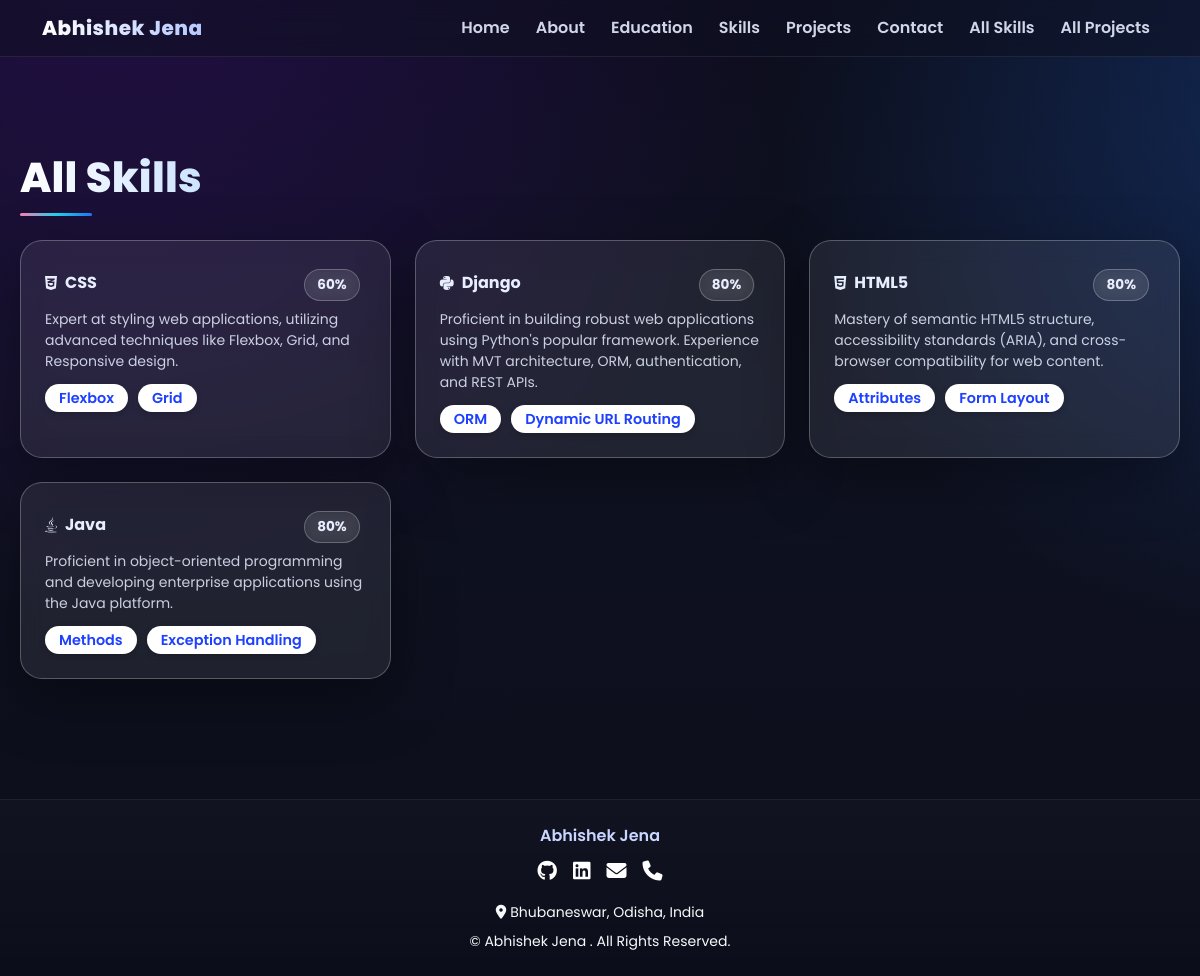
Screenshot of /skills/ with the database file from the repository.
### main/models.py (models this page shows, shortened)
class Skill(models.Model):
    SKILL_TYPES = [
        ('technical', 'Technical'),
        ('soft', 'Soft Skill'),
        ('tools', 'Tools & Tech'),
    ]
    name = models.CharField(max_length=100)
    description = models.TextField(blank=True)
    proficiency = models.PositiveIntegerField(default=80)
    skill_type = models.CharField(max_length=20, choices=SKILL_TYPES, default='technical')
    icon = models.CharField(max_length=50, blank=True)
    tags = models.ManyToManyField(SkillTag, blank=True, related_name='skills')
    is_featured = models.BooleanField(default=False)
    class Meta:
        ordering = ['-is_featured', 'skill_type', 'name']

class SkillTag(models.Model):
    name = models.CharField(max_length=40, unique=True)

class Profile(models.Model):
    name = models.CharField(max_length=100, default="Your Name")
    tagline = models.CharField(max_length=200, default="Full Stack Developer")
    about = models.TextField(blank=True)
    profile_image = models.URLField(blank=True, null=True, help_text="Paste Cloudinary Image URL")
    cv_file = models.URLField(blank=True, null=True, help_text="Paste your CV Google Drive/Cloud link")
    github_url = models.URLField(blank=True, null=True)
    linkedin_url = models.URLField(blank=True, null=True)
    email = models.EmailField(blank=True, null=True)
    phone = models.CharField(max_length=20, blank=True, null=True)
    location = models.CharField(max_length=100, blank=True, null=True)
    tech_summary_title = models.CharField(max_length=120, default="Technical Expertise")
    tech_summary = models.TextField(blank=True)

### main/views.py (the view)
# urls.py: path('skills/', views.skills_list, name='skills_list'),
def skills_list(request):
    profile = Profile.objects.first()
    skills = Skill.objects.all()
    return render(request, 'main/skills_list.html', {'profile': profile, 'skills': skills})

### templates/main/skills_list.html (shortened to what this page needs)
{% extends 'main/base.html' %}
{% block content %}
<section class="py-5 all-skills-page">
  <div class="container">
    <h2 class="section-title mb-4">All Skills</h2>
    <div class="row">
      {% for s in skills %}
      <div class="col-sm-6 col-lg-4 mb-4">
        <div class="glass-card skill-card h-100 p-4 d-flex flex-column">
          <div class="d-flex align-items-center mb-2">
            <i class="{{ s.icon|default:'fas fa-code' }} me-2"></i>
            <strong>{{ s.name }}</strong>
            <span class="ms-auto badge">{{ s.proficiency }}%</span>
          </div>
          <p class="text-muted small mb-2">{{ s.description|default:"" }}</p>
          {% if s.tags.all %}
          <div class="d-flex flex-wrap gap-1">
            {% for tag in s.tags.all %}
              <span class="badge rounded-pill bg-light text-primary border">{{ tag.name }}</span>
            {% endfor %}
          </div>
          {% endif %}
        </div>
      </div>
      {% empty %}
        <p>No skills added yet.</p>
      {% endfor %}
    </div>
  </div>
</section>
{% endblock %}

### templates/main/includes/footer.html
<footer class="footer py-4 mt-5">
    <div class="container text-center">
        {% if profile %}
        <p class="mb-2 fw-semibold">{{ profile.name }}</p>
        <div class="d-flex justify-content-center gap-3 social-icons mb-3">
            {% if profile.github_url %}
            <a href="{{ profile.github_url }}" target="_blank" class="text-white fs-5">
                <i class="fab fa-github"></i>
            </a>
            {% endif %}
            {% if profile.linkedin_url %}
            <a href="{{ profile.linkedin_url }}" target="_blank" class="text-white fs-5">
                <i class="fab fa-linkedin"></i>
            </a>
            {% endif %}
            {% if profile.email %}
            <a href="mailto:{{ profile.email }}" class="text-white fs-5">
                <i class="fas fa-envelope"></i>
            </a>
            {% endif %}
            {% if profile.phone %}
            <a href="tel:{{ profile.phone }}" class="text-white fs-5">
                <i class="fas fa-phone"></i>
            </a>
            {% endif %}
        </div>
        {% if profile.location %}
        <p class="text-light small mb-2"><i class="fas fa-location-dot me-1"></i>{{ profile.location }}</p>
        {% endif %}
        {% endif %}
        <p class="text-light small mb-0">
            © {{ profile.name|default:"Portfolio" }} {{ now|date:"Y" }}. All Rights Reserved.
        </p>
    </div>
</footer>

### static/css/style.css (style rules this page uses)
* { margin: 0; padding: 0; box-sizing: border-box; }
:root { --profile-img-size: 500px; --prima: #6a11cb; --prima-2: #2575fc; --accent: #22d3ee; --warn: #ff7eb3; --glass-bg: rgba(255,255,255,0.10); --glass-stroke: rgba(255,255,255,0.35); --glass-shadow: 0 10px 40px rgba(0,0,0,0.25); --radius-xl: 22px; --radius-lg: 18px; --radius-md: 14px; --ease-smooth: cubic-bezier(.2,.8,.2,1); --lift: translateY(-8px); }
html { scroll-behavior: smooth; }
body { font-family: 'Poppins', system-ui, -apple-system, Segoe UI, Roboto, sans-serif; color: #f5f7ff; background: radial-gradient(1200px 1200px at 10% -10%, rgba(106,17,203,.25), transparent 60%), radial-gradient(1000px 1000px at 110% 10%, rgba(37,117,252,.25), transparent 55%), linear-gradient(180deg, #0b0d1a, #0f1221 40%, #0b0d1a); min-height: 100vh; }
section { padding: 96px 0; }
section .container { max-width: 1200px; margin: 0 auto; text-align: left; padding: 0 20px; }
.badge-chip, .skill-card .badge, .project-card .badge { display:inline-block; padding: 8px 12px; font-size:.85rem; border-radius: 999px; border: 1px solid rgba(255,255,255,0.25); background: rgba(255,255,255,0.06); backdrop-filter: blur(6px); -webkit-backdrop-filter: blur(6px); color:#e8eeff; margin: 4px 6px 0 0; transition: transform .25s var(--ease-smooth); }
.section-title { font-size: clamp(1.8rem, 1.2rem + 2vw, 2.6rem); font-weight: 800; letter-spacing: .2px; margin-bottom: 14px; background: linear-gradient(90deg, #fff, #cde3ff); -webkit-background-clip:text; background-clip:text; color: transparent; position: relative; display: inline-block; }
.section-title::after { content:""; display:block; height:3px; width:72px; margin-top:10px; border-radius: 2px; background: linear-gradient(90deg, var(--warn), var(--accent), var(--prima-2)); animation: barSlide 4s linear infinite; }
.glass-card { background: var(--glass-bg); border: 1px solid var(--glass-stroke); border-radius: var(--radius-xl); backdrop-filter: blur(12px); -webkit-backdrop-filter: blur(12px); box-shadow: var(--glass-shadow); transition: transform .28s var(--ease-smooth), box-shadow .28s var(--ease-smooth), border-color .28s var(--ease-smooth); }
.skill-card, .project-card { background: var(--glass-bg); border: 1px solid var(--glass-stroke); border-left: 6px solid var(--prima); border-radius: var(--radius-xl); padding: 24px; backdrop-filter: blur(10px); -webkit-backdrop-filter: blur(10px); box-shadow: var(--glass-shadow); transition: transform .25s var(--ease-smooth), box-shadow .25s var(--ease-smooth); }
.skill-card p, .project-card p { color:#e2e9ff; opacity:.92; }
.footer { background: linear-gradient(180deg, rgba(255,255,255,0.02), rgba(255,255,255,0.00)); border-top: 1px solid rgba(255,255,255,0.08); color: #cad6ff; padding: 24px 0; text-align: center; }
.skill-card { border-left: 6px solid var(--prima); background: rgba(255,255,255,0.08); border: 1px solid rgba(255,255,255,0.25); border-radius: var(--radius-xl); backdrop-filter: blur(12px); -webkit-backdrop-filter: blur(12px); box-shadow: 0 20px 60px rgba(0,0,0,.35); transition: transform .3s var(--ease-smooth), box-shadow .3s var(--ease-smooth); }
.skill-card, .skill-card h4, .skill-card strong, .skill-card p, .skill-card i { color: #e8eeff !important; }
.skill-card p { opacity: 0.85; }
section { scroll-margin-top: 90px; }
.all-skills-page .tag-badge, .all-skills-page .badge-tech, .all-skills-page .bg-light.text-primary.border { padding: 7px 14px !important; background: #ffffff !important; color: #1e40ff !important; border-radius: 999px !important; font-weight: 600; font-size: 0.9rem; border: none !important; display: inline-block; box-shadow: 0 2px 6px rgba(0,0,0,0.18); }

### rows the page displays
Skill: name "CSS", proficiency "60", description "Expert at styling web applications, utilizing advanced techniques like Flexbox, Grid, and Responsive design."
SkillTag: name "Flexbox"
SkillTag: name "Grid"
Skill: name "Django", proficiency "80", description "Proficient in building robust web applications using Python's popular framework. Experience with MVT architecture, ORM, authentication, and REST APIs."
SkillTag: name "ORM"
SkillTag: name "Dynamic URL Routing"
Skill: name "HTML5", proficiency "80", description "Mastery of semantic HTML5 structure, accessibility standards (ARIA), and cross-browser compatibility for web content."
SkillTag: name "Attributes"
SkillTag: name "Form Layout"
Skill: name "Java", proficiency "80", description "Proficient in object-oriented programming and developing enterprise applications using the Java platform."
SkillTag: name "Methods"
SkillTag: name "Exception Handling"
Profile: name "Abhishek Jena", location "Bhubaneswar, Odisha, India"
